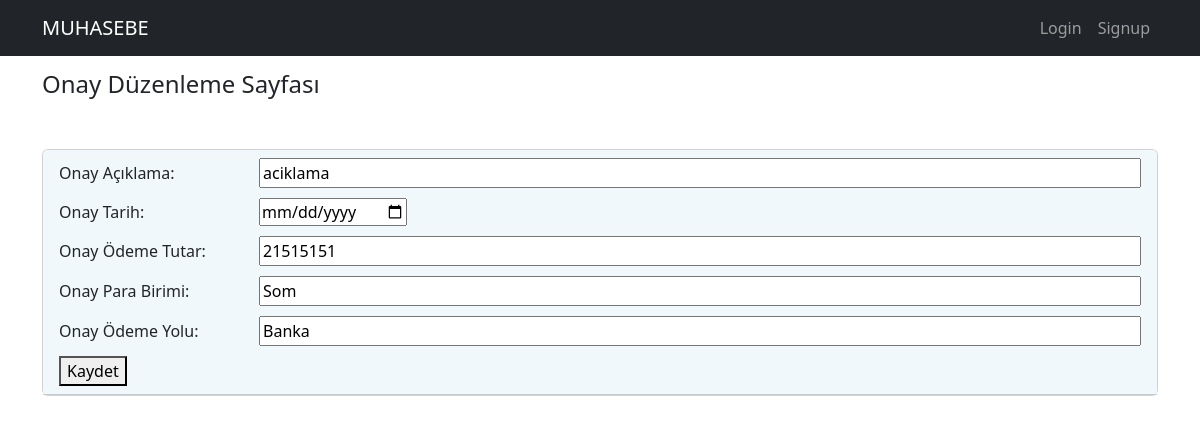
Page /edit_onay_bilgi/312/ on the committed database.
### muhapp/models.py (models this page shows, shortened)
class OnayRegisterModel(models.Model):
    username = models.ForeignKey(User, on_delete=models.CASCADE, null=True)
    onay_no = models.CharField(max_length = 4)
    onay_aciklama = models.CharField(max_length = 110, default='my_default_value')
    onay_tarih = models.DateField() #auto_now_add ile kullanci deger girmese bile otomatik tarih atamasi yapar
    onay_odemetutar = models.CharField(max_length = 20)
    onay_parabirimi = models.CharField(max_length = 20)
    onay_odemeyolu = models.CharField(max_length = 20)

### muhapp/views.py (the view, shortened to what this page needs)
# urls.py: path('edit_onay_bilgi/<int:id>/', views.edit_onay_bilgi, name='edit_onay_bilgi'),
def edit_onay_bilgi(request, id):
    onay_bilgi = get_object_or_404(models.OnayRegisterModel, pk=id)
    return render(request, 'muhapp/edit_register_onay.html', {'onay_bilgi': onay_bilgi})

### muhapp/templates/muhapp/edit_register_onay.html (shortened to what this page needs)
{% extends "base.html" %}
{% block content %}
<div class="container">
    <h4 style="margin-bottom: 50px;">Onay Düzenleme Sayfası</h4>
    <form method="post">
        <div class="card">
            <div class="card-header" style="align-items: center; background-color: #f1f8fc; ">
                <div style="text-align:left; display: flex; align-items: center; padding-bottom:10px;">
                    <label for="onay_aciklama" style="width: 200px;">Onay Açıklama:</label>
                    <input type="text" name="onay_aciklama" style="flex: 1;" value="{{ onay_bilgi.onay_aciklama }}"><br>
                </div>
                <div style="text-align:left; display: flex; align-items: center; padding-bottom:10px;">
                    <label for="onay_tarih" style="width: 200px;">Onay Tarih:</label>
                    <input type="date" name="onay_tarih"  value="{{ onay_bilgi.onay_tarih }}"><br>
                </div>
                <div style="text-align:left; display: flex; align-items: center; padding-bottom:10px;">
                    <label for="onay_odemetutar" style="width: 200px;">Onay Ödeme Tutar:</label>
                    <input type="text" name="onay_odemetutar" style="flex: 1;" value="{{ onay_bilgi.onay_odemetutar }}"><br>
                </div>
                <div style="text-align:left; display: flex; align-items: center; padding-bottom:10px;">
                    <label for="onay_parabirimi" style="width: 200px;">Onay Para Birimi:</label>
                    <input type="text" name="onay_parabirimi" style="flex: 1;" value="{{ onay_bilgi.onay_parabirimi }}"><br>
                </div>
                <div style="text-align:left; display: flex; align-items: center; padding-bottom:10px;">
                    <label for="onay_odemeyolu" style="width: 200px;">Onay Ödeme Yolu:</label>
                    <input type="text" name="onay_odemeyolu" style="flex: 1;" value="{{ onay_bilgi.onay_odemeyolu }}"><br>
                </div>
                <button type="submit">Kaydet</button>
            </div>
        </div>
    </form>
</div>
{% endblock %}

### templates/base.html (style rules this page uses)
body { padding-top: 70px; }

### rows in the picture
OnayRegisterModel: onay_aciklama "aciklama", onay_odemetutar "21515151", onay_parabirimi "Som", onay_odemeyolu "Banka"
